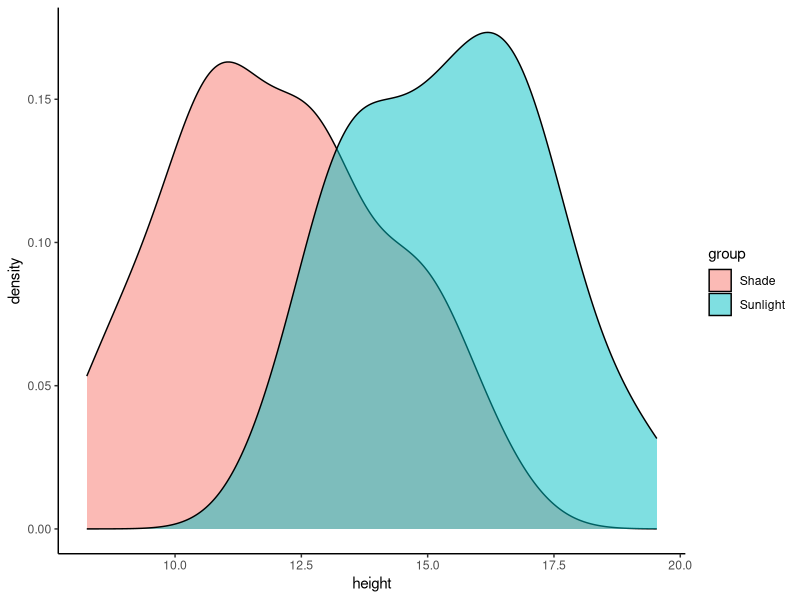
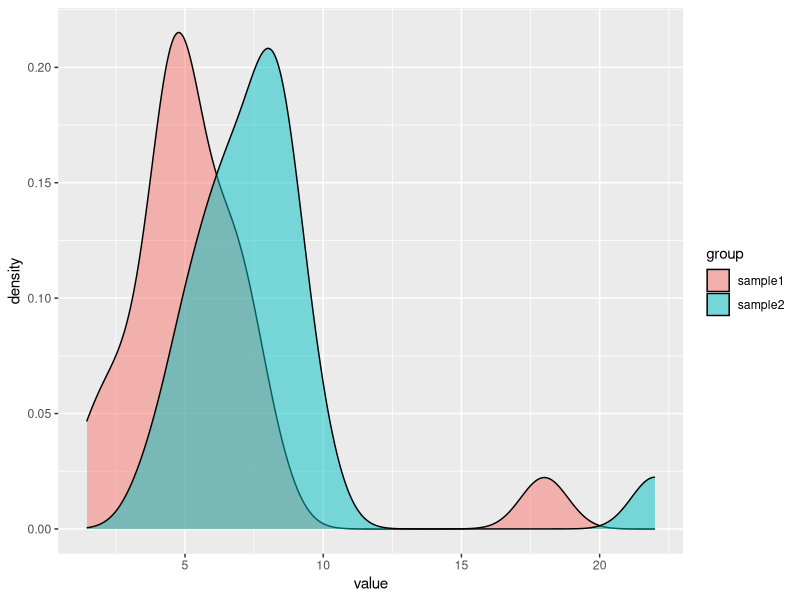
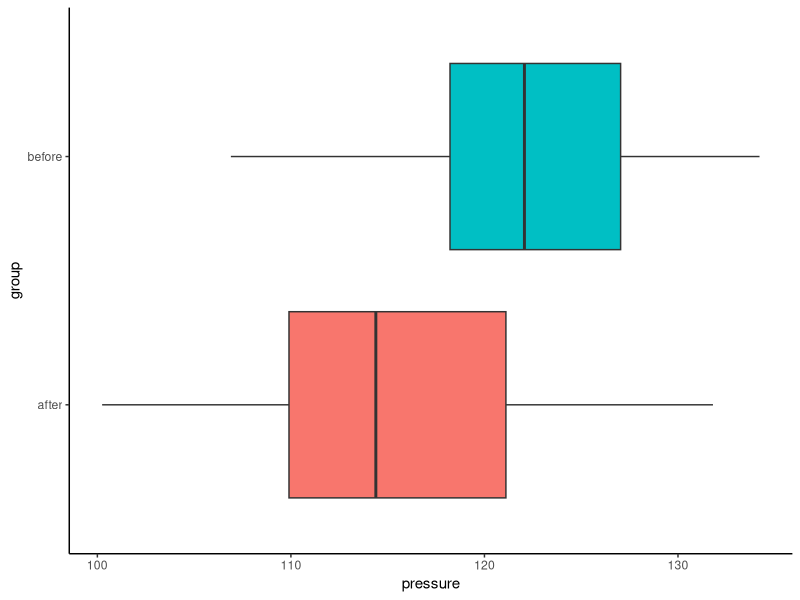
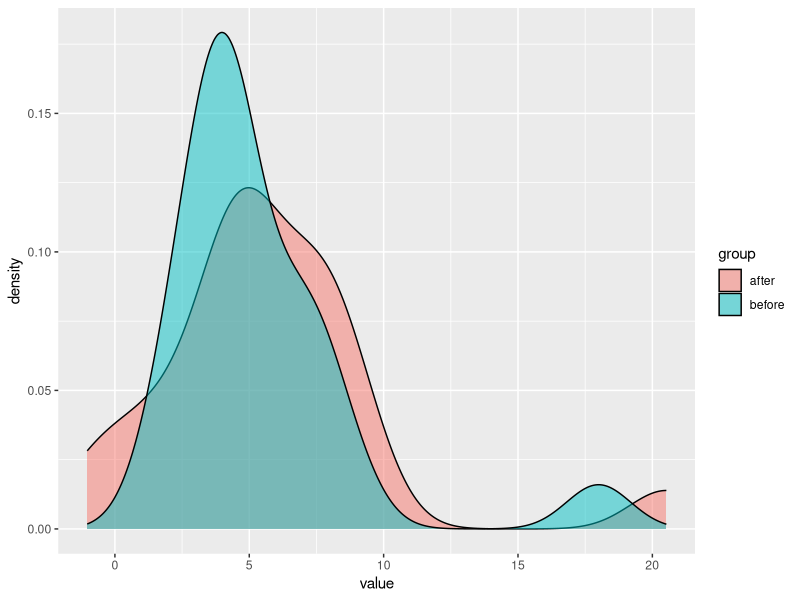
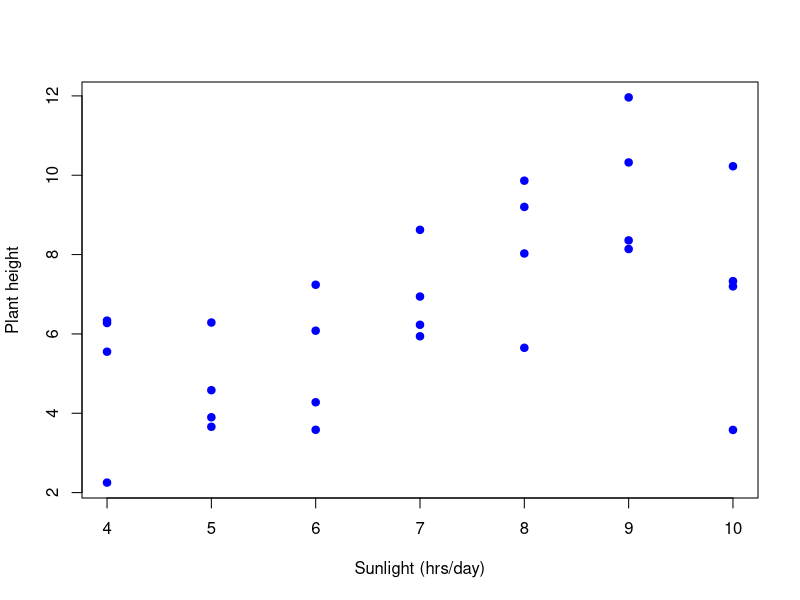
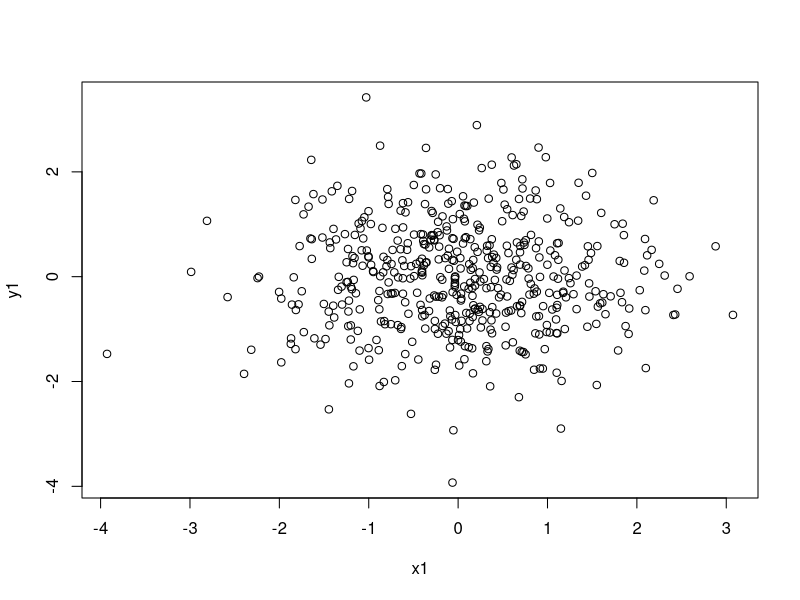

Generate these figures, in order, with R: (Note: this script raises an error after producing the figures.)
## ---- chunk 1
knitr::opts_chunk$set(echo = TRUE)
library(dplyr)
library(tidyr)
library(ggplot2)
## ---- chunk 2
data_sunlight_plant = 
  data.frame(group = factor(rep(c("Sunlight", "Shade"), each = 30)),
             height = c(rnorm(30, mean = 15, sd = 2), 
                        rnorm(30, mean = 12, sd = 2)))

data_sunlight_plant %>% str() #!
## ---- chunk 3
ggplant = data_sunlight_plant %>%  
  ggplot(aes(x=height,fill=group)) +
  theme_classic()

# ggplant + geom_boxplot(aes(y=group)) + theme(legend.position = "none")
ggplant + geom_density(alpha=0.5)
# ggplant + geom_histogram(alpha=0.8, binwidth=1, alpha=0.6, col='black')

## ---- chunk 4
x = rnorm(10, mean=2, sd=2)
t.test(x)
## ---- chunk 5
x1 = rnorm(10, mean=2, sd = 4)
x2 = rnorm(10, mean=-1, sd=2)
# boxplot(x1, x2, horizontal = T)
t.test(x1,x2)
## ---- chunk 6
# t.test(height ~ group, data = data_sunlight_plant, var.equal = TRUE) # Classic t-test
t.test(height ~ group, 
       data = data_sunlight_plant) # Welch t-test
## ---- chunk 7
sample1 = c(rnorm(20, 5, 2), 18)
sample2 = c(rnorm(20, 7, 2), 22)

data_sample = data.frame(group = rep(c("sample1", "sample2"), each=21),
                         value = c(sample1, sample2))
## ---- chunk 8
data_sample %>%  ggplot(aes(x = value, fill=group)) + geom_density(alpha=0.5)
## ---- chunk 9
t.test(value ~ group,
       data=data_sample)

wilcox.test(value ~ group,
            data=data_sample)
## ---- chunk 10
before <- rnorm(20, mean = 120, sd = 10)
after <- before + rnorm(20, mean = -5, sd = 5)

data_pressure = data.frame(
 pressure = c(before, after),
 group = factor(rep(c('before', 'after'), each=20))
)

data_pressure %>% head() 
## ---- chunk 11
ggpress = data_pressure %>%  
  ggplot(aes(x=pressure, fill=group)) +
  theme_classic()

ggpress + geom_boxplot(aes(y=group)) + theme(legend.position = "none")
# ggplant + geom_density(alpha=0.5)
# ggplant + geom_histogram(alpha=0.8, binwidth=1)
## ---- chunk 12
t.test(pressure ~ group,
       data = data_pressure, 
       pair = T) # <---- !!!
## ---- chunk 13
sample_before = c(rnorm(20, 5, 2), 18)
sample_after = sample_before + rnorm(21, 1, 2)

data_before_after = data.frame(group = rep(c("before", "after"), each=21),
                         value = c(sample_before, sample_after))
## ---- chunk 14
data_before_after %>%  ggplot(aes(x = value, fill=group)) + geom_density(alpha=0.5)
## ---- chunk 15
wilcox.test(value ~ group,
            data=data_before_after,
            pair = TRUE) ## <---
## ---- chunk 16
data_cure = data.frame(
  Outcome = factor(rep(c('Cured', 'Not cured'), e=18)),
  Group = factor(c(rep("Treatment", 12), rep("Placebo", 6), rep("Treatment", 8), rep("Placebo", 10))))

data_cure %>%  head()
## ---- chunk 17
contingency_table = table(data_cure$Outcome, data_cure$Group)
contingency_table
## ---- chunk 18
chisq.test(contingency_table, 
           # correct = F
           )
## ---- chunk 19
data_knockout = data.frame(
  Outcome = factor(rep(c('Disease', 'No disease'), e=5)),
  Group = factor(c("Knockout", rep("Control", 4), rep("Knockout", 3), rep("Control", 2))))

data_knockout %>%  head()
## ---- chunk 20
contingency_table_1 = table(data_knockout$Group, data_knockout$Outcome)
contingency_table_1
## ---- chunk 21
fisher.test(contingency_table_1)
## ---- chunk 22
plant_height_df = data.frame(
  # Sunlight_hrs_per_day = c(4,5,5,6,6,7,8,8,9,10),
  # Plant_height = c(10.2, 11.5, 11.9, 13.4, 13.8, 14, 15, 16.2, 17.8, 18.3)
  Sunlight_hrs_per_day = rep(4:10, e=4),
  Plant_height = rep(4:10, e=4) + rnorm(28,0,2)
)

head(plant_height_df)
## ---- chunk 23
plot(x = plant_height_df$Sunlight_hrs_per_day, 
     y=plant_height_df$Plant_height, 
     main = NULL, 
     xlab = "Sunlight (hrs/day)", 
     ylab = "Plant height", pch=19, col='blue')
## ---- chunk 24
cor(plant_height_df$Sunlight_hrs_per_day, plant_height_df$Plant_height)
# cor(iris %>%select(where(is.numeric)))
## ---- chunk 25
cor.test(plant_height_df$Sunlight_hrs_per_day, 
         plant_height_df$Plant_height)
## ---- chunk 26
x1=rnorm(500)
y1=rnorm(500)
plot(x1,y1)
## ---- chunk 27
?сor()
## ---- chunk 28
x = runif(50, -10, 10)
y = (x + rnorm(50, 0, 2))^3
plot(x,y, pch=19)
## ---- chunk 29
cor(x,y)
cor(x,y, method = "spearman")
# cor(x,y, method = "kendall")
## ---- chunk 30
x = c(rnorm(20,0,3), c(15, 19))
y = c(x[1:20] + c(rnorm(20,0,1)), 0, 0)
plot(x,y, pch=19)
## ---- chunk 31
cor(x,y)
cor(x,y, method = "spearman")
# cor(x,y, method = "kendall")
## ---- chunk 32
nutrients <- rnorm(50, mean = 10, sd = 3)
height <- 2 * nutrients + rnorm(50, mean = 0, sd = 5)

data_plant_nutrient <- data.frame(nutrients, height)
## ---- chunk 33
plot(nutrients, height, main = "Nutrients vs Height",
     xlab = "Nutrients", ylab = "Height",
     pch=19)
## ---- chunk 34
model <- lm(height ~ nutrients, data = data_plant_nutrient)
model
## ---- chunk 35
plot(nutrients, height, main = "Nutrients vs Height",
     xlab = "Nutrients", ylab = "Height",
     pch=19)
abline(model, col = "red", lwd=3)
legend("topleft",
       legend = c("y_pred"),
       col = c('red'),
       bty = 'n', lwd=3)
## ---- chunk 36
summary_model = summary(model)
summary_model
## ---- chunk 37
# model$coefficients
coefficients(model)
## ---- chunk 38
# summary_model$coefficients[,3:4]
summary_model$coefficients
## ---- chunk 39
summary_model$sigma
## ---- chunk 40
summary_model$r.squared
## ---- chunk 41
summary_model$adj.r.squared
## ---- chunk 42
# pf(summary_model$fstatistic[1], summary_model$fstatistic[2], 
   # summary_model$fstatistic[3], lower.tail = FALSE)

summary_model$fstatistic
## ---- chunk 43
anova(model)
## ---- chunk 44
sunlight_hrs = rep(5:9, each=10) + rnorm(50, 0, 1)
data_plant_nutrient = data_plant_nutrient %>% arrange(height) %>%  cbind(sunlight_hrs)
data_plant_nutrient %>% str()
## ---- chunk 45
plot(data_plant_nutrient$height, data_plant_nutrient$sunlight_hrs, 
     main = "Sunlight vs Height",
     xlab = "Sunlight", ylab = "Height",
     pch=19)
## ---- chunk 46
model_mullti = lm(height ~ sunlight_hrs + nutrients, data = data_plant_nutrient)
summary(model_mullti)
## ---- chunk 47
# model_mullti = lm(height ~ nutrients + sunlight_hrs + nutrients:sunlight_hrs, data = data_plant_nutrient)
model_mullti_interact = lm(height ~ nutrients * sunlight_hrs, data = data_plant_nutrient)
summary(model_mullti_interact)
## ---- chunk 48
anova(model, model_mullti_interact)
## ---- chunk 49
data_plant_nutrient %>% 
  ggplot(aes(x=nutrients, y=height)) +
  geom_point(col='blue', show.legend = T) +
  geom_smooth(formula = y ~ x, method = 'lm', show.legend = T) + ## <---- creates model and plots the line
  theme_bw()
## ---- chunk 50
qqnorm(data_sunlight_plant %>%  filter(group=='Sunlight') %>%  pull(height))
qqline(data_sunlight_plant %>%  filter(group=='Sunlight') %>%  pull(height))

qqnorm(data_sunlight_plant %>%  filter(group=='Shade') %>%  pull(height))
qqline(data_sunlight_plant %>%  filter(group=='Shade') %>%  pull(height))

## ---- chunk 51
qqnorm(data_pressure %>%  filter(group=='before') %>%  pull(pressure))
qqline(data_pressure %>%  filter(group=='before') %>%  pull(pressure))

qqnorm(data_pressure %>%  filter(group=='after') %>%  pull(pressure))
qqline(data_pressure %>%  filter(group=='after') %>%  pull(pressure))
## ---- chunk 52
observed <- c(435, 150, 160, 55)
expected <- c(9, 3, 3, 1) / sum(c(9, 3, 3, 1)) * sum(observed)

## ---- chunk 53
barplot(rbind(observed, expected), 
        beside = TRUE, 
        col = c("blue", "red"), 
        legend = c("Observed", "Expected"))
## ---- chunk 54
chisq.test(x=observed, p=expected/sum(expected))
